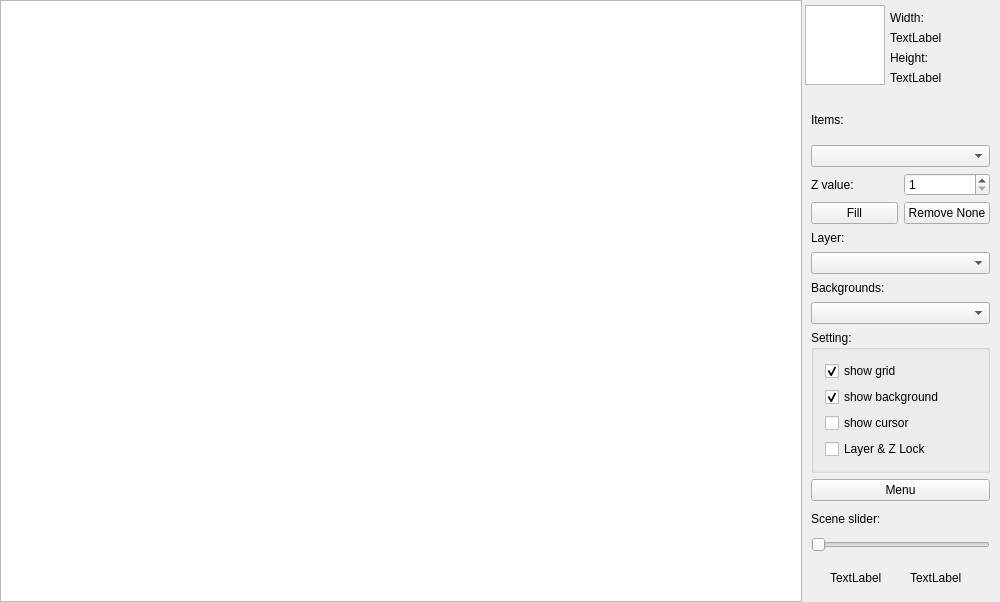
<?xml version="1.0" encoding="UTF-8"?>
<ui version="4.0">
 <class>MainWindow</class>
 <widget class="QMainWindow" name="MainWindow">
  <property name="geometry">
   <rect>
    <x>0</x>
    <y>0</y>
    <width>1000</width>
    <height>602</height>
   </rect>
  </property>
  <property name="minimumSize">
   <size>
    <width>1000</width>
    <height>602</height>
   </size>
  </property>
  <property name="maximumSize">
   <size>
    <width>1000</width>
    <height>602</height>
   </size>
  </property>
  <property name="windowTitle">
   <string>Stalker-editor</string>
  </property>
  <widget class="QWidget" name="centralWidget">
   <widget class="QGraphicsView" name="graphicsView">
    <property name="geometry">
     <rect>
      <x>0</x>
      <y>0</y>
      <width>802</width>
      <height>602</height>
     </rect>
    </property>
    <property name="sizePolicy">
     <sizepolicy hsizetype="Fixed" vsizetype="Fixed">
      <horstretch>0</horstretch>
      <verstretch>0</verstretch>
     </sizepolicy>
    </property>
    <property name="minimumSize">
     <size>
      <width>802</width>
      <height>602</height>
     </size>
    </property>
    <property name="maximumSize">
     <size>
      <width>802</width>
      <height>602</height>
     </size>
    </property>
    <property name="cursor" stdset="0">
     <cursorShape>BlankCursor</cursorShape>
    </property>
    <property name="mouseTracking">
     <bool>true</bool>
    </property>
    <property name="layoutDirection">
     <enum>Qt::LeftToRight</enum>
    </property>
    <property name="autoFillBackground">
     <bool>false</bool>
    </property>
    <property name="verticalScrollBarPolicy">
     <enum>Qt::ScrollBarAlwaysOff</enum>
    </property>
    <property name="horizontalScrollBarPolicy">
     <enum>Qt::ScrollBarAlwaysOff</enum>
    </property>
    <property name="foregroundBrush">
     <brush brushstyle="NoBrush">
      <color alpha="255">
       <red>150</red>
       <green>150</green>
       <blue>150</blue>
      </color>
     </brush>
    </property>
    <property name="sceneRect">
     <rectf>
      <x>0.000000000000000</x>
      <y>0.000000000000000</y>
      <width>800.000000000000000</width>
      <height>600.000000000000000</height>
     </rectf>
    </property>
   </widget>
   <widget class="QGraphicsView" name="graphicsView_2">
    <property name="geometry">
     <rect>
      <x>805</x>
      <y>5</y>
      <width>80</width>
      <height>80</height>
     </rect>
    </property>
    <property name="mouseTracking">
     <bool>false</bool>
    </property>
    <property name="frameShape">
     <enum>QFrame::StyledPanel</enum>
    </property>
    <property name="verticalScrollBarPolicy">
     <enum>Qt::ScrollBarAlwaysOff</enum>
    </property>
    <property name="horizontalScrollBarPolicy">
     <enum>Qt::ScrollBarAlwaysOff</enum>
    </property>
    <property name="resizeAnchor">
     <enum>QGraphicsView::NoAnchor</enum>
    </property>
   </widget>
   <widget class="QLabel" name="label_3">
    <property name="geometry">
     <rect>
      <x>890</x>
      <y>10</y>
      <width>62</width>
      <height>16</height>
     </rect>
    </property>
    <property name="text">
     <string>Width:</string>
    </property>
   </widget>
   <widget class="QLabel" name="labelWidth">
    <property name="geometry">
     <rect>
      <x>890</x>
      <y>30</y>
      <width>62</width>
      <height>16</height>
     </rect>
    </property>
    <property name="text">
     <string>TextLabel</string>
    </property>
   </widget>
   <widget class="QLabel" name="label_5">
    <property name="geometry">
     <rect>
      <x>890</x>
      <y>50</y>
      <width>62</width>
      <height>16</height>
     </rect>
    </property>
    <property name="text">
     <string>Height:</string>
    </property>
   </widget>
   <widget class="QLabel" name="labelHeight">
    <property name="geometry">
     <rect>
      <x>890</x>
      <y>70</y>
      <width>62</width>
      <height>16</height>
     </rect>
    </property>
    <property name="text">
     <string>TextLabel</string>
    </property>
   </widget>
   <widget class="QWidget" name="layoutWidget">
    <property name="geometry">
     <rect>
      <x>800</x>
      <y>90</y>
      <width>201</width>
      <height>473</height>
     </rect>
    </property>
    <layout class="QVBoxLayout" name="verticalLayout_6">
     <item>
      <layout class="QVBoxLayout" name="verticalLayout_4">
       <item>
        <layout class="QVBoxLayout" name="verticalLayout">
         <item>
          <widget class="QLabel" name="label">
           <property name="text">
            <string>Items:</string>
           </property>
          </widget>
         </item>
         <item>
          <widget class="QComboBox" name="comboBox"/>
         </item>
         <item>
          <layout class="QHBoxLayout" name="horizontalLayout_2">
           <item>
            <widget class="QLabel" name="label_6">
             <property name="text">
              <string>Z value:</string>
             </property>
            </widget>
           </item>
           <item>
            <widget class="QSpinBox" name="spinBox">
             <property name="minimum">
              <number>1</number>
             </property>
             <property name="maximum">
              <number>10</number>
             </property>
            </widget>
           </item>
          </layout>
         </item>
        </layout>
       </item>
       <item>
        <layout class="QHBoxLayout" name="horizontalLayout">
         <item>
          <widget class="QPushButton" name="pushButtonFill">
           <property name="text">
            <string>Fill</string>
           </property>
          </widget>
         </item>
         <item>
          <widget class="QPushButton" name="pushButtonRemoveNone">
           <property name="text">
            <string>Remove None</string>
           </property>
          </widget>
         </item>
        </layout>
       </item>
       <item>
        <layout class="QVBoxLayout" name="verticalLayout_3">
         <item>
          <widget class="QLabel" name="label_7">
           <property name="text">
            <string>Layer:</string>
           </property>
          </widget>
         </item>
         <item>
          <widget class="QComboBox" name="comboBoxLayer"/>
         </item>
         <item>
          <widget class="QLabel" name="label_2">
           <property name="text">
            <string>Backgrounds:</string>
           </property>
          </widget>
         </item>
         <item>
          <widget class="QComboBox" name="comboBox_2"/>
         </item>
        </layout>
       </item>
      </layout>
     </item>
     <item>
      <layout class="QVBoxLayout" name="verticalLayout_5">
       <item>
        <widget class="QGroupBox" name="groupBox">
         <property name="title">
          <string>Setting:</string>
         </property>
         <layout class="QVBoxLayout" name="verticalLayout_2">
          <item>
           <widget class="QCheckBox" name="GridOnOff">
            <property name="text">
             <string>show grid</string>
            </property>
            <property name="checked">
             <bool>true</bool>
            </property>
           </widget>
          </item>
          <item>
           <widget class="QCheckBox" name="backgroundOnOff">
            <property name="text">
             <string>show background</string>
            </property>
            <property name="checked">
             <bool>true</bool>
            </property>
           </widget>
          </item>
          <item>
           <widget class="QCheckBox" name="cursorOnOff">
            <property name="text">
             <string>show cursor</string>
            </property>
           </widget>
          </item>
          <item>
           <widget class="QCheckBox" name="checkBoxLayerZLock">
            <property name="text">
             <string>Layer &amp;&amp; Z Lock</string>
            </property>
           </widget>
          </item>
         </layout>
        </widget>
       </item>
       <item>
        <widget class="QPushButton" name="pushButton">
         <property name="text">
          <string>Menu</string>
         </property>
        </widget>
       </item>
       <item>
        <layout class="QVBoxLayout" name="verticalLayout_7">
         <item>
          <widget class="QLabel" name="label_4">
           <property name="text">
            <string>Scene slider:</string>
           </property>
          </widget>
         </item>
         <item>
          <widget class="QSlider" name="horizontalSlider">
           <property name="orientation">
            <enum>Qt::Horizontal</enum>
           </property>
          </widget>
         </item>
        </layout>
       </item>
      </layout>
     </item>
    </layout>
   </widget>
   <widget class="QLabel" name="xlabel">
    <property name="geometry">
     <rect>
      <x>830</x>
      <y>570</y>
      <width>62</width>
      <height>16</height>
     </rect>
    </property>
    <property name="text">
     <string>TextLabel</string>
    </property>
   </widget>
   <widget class="QLabel" name="ylabel">
    <property name="geometry">
     <rect>
      <x>910</x>
      <y>570</y>
      <width>62</width>
      <height>16</height>
     </rect>
    </property>
    <property name="text">
     <string>TextLabel</string>
    </property>
   </widget>
  </widget>
 </widget>
 <layoutdefault spacing="6" margin="11"/>
 <resources/>
 <connections/>
</ui>
